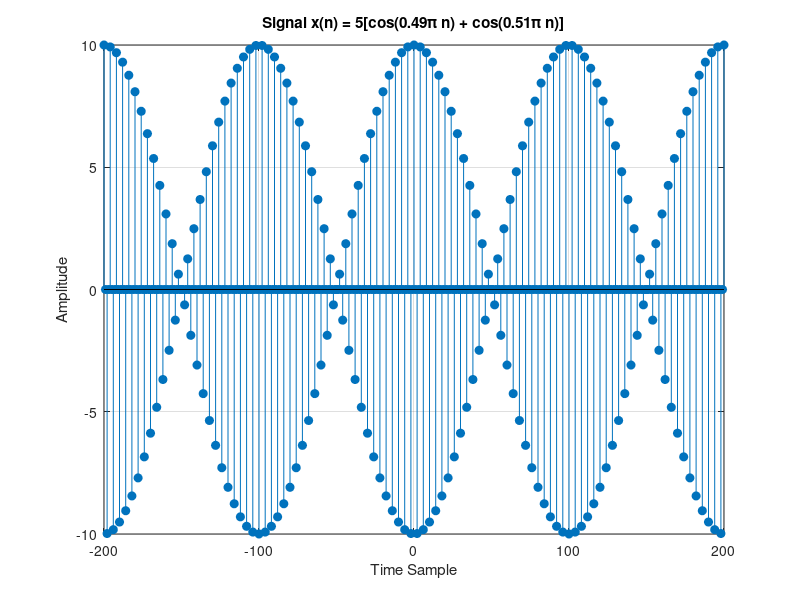

This chart was generated by the following MATLAB code:
clc;
clear all;
close all;

% Define the time index
n = -200:200;

% Generate the signal x(n)
x_n = 5 * (cos(0.49 * pi * n) + cos(0.51 * pi * n));

% Plot the signal using stem
figure;
stem(n, x_n, 'filled');

% Optionally, set axis limits to better visualize the signal
% axis([-300 300 -100 100]);
title('Signal x(n) = 5[cos(0.49\pi n) + cos(0.51\pi n)]');
xlabel('Time Sample');
ylabel('Amplitude');
grid on;
